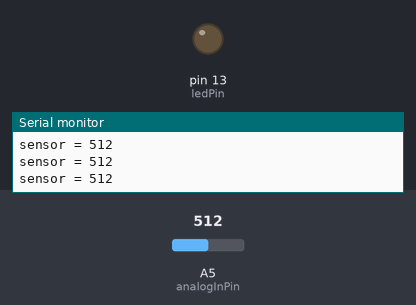
Simulated run of this sketch. Board: Arduino Uno, built with avr-gcc and run on an emulated ATmega328P. On the bench: output pins drawn as LEDs (lit = HIGH), the last lines printed to the serial monitor. Inputs (shaded band) come from the test bench; at power-on: A5 (analogInPin) = 512.

Above: at 1.2 s.
1.3 s: A5 (analogInPin) set to 582
2.8 s: A5 (analogInPin) set to 607
At 4.0 s:
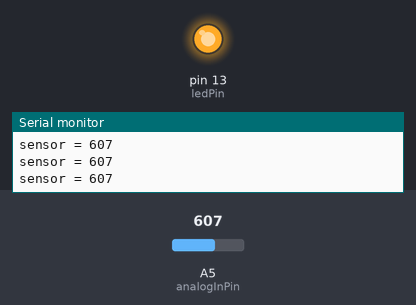
4.5 s: A5 (analogInPin) set to 590
At 5.5 s:
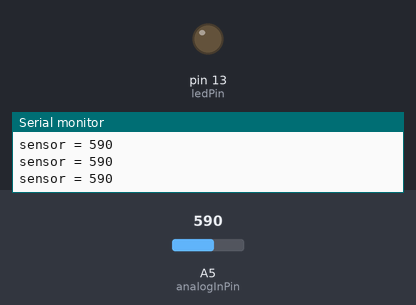
6.3 s: A5 (analogInPin) set to 610
At 7.0 s:
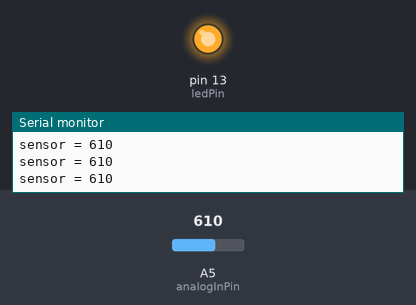
Timing chart, 0 to 9.1 s (numbered marks = the images above; inputs shaded):
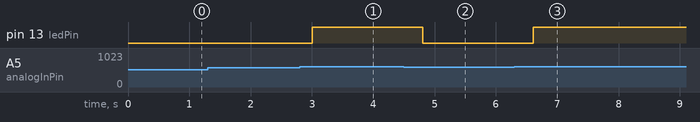

Measured:
- the behaviour switches between 600 and 601 on A5 (analogInPin) (found by bisection; images 0 and 1)
- after the input at 2.8 s, pin 13 (ledPin): LOW → HIGH after 0.21 s
- after the input at 4.5 s, pin 13 (ledPin): HIGH → LOW after 0.31 s
- after the input at 6.3 s, pin 13 (ledPin): LOW → HIGH after 0.31 s

The sketch:

BeamPhotoelectricSensorCode.ino
```cpp
int analogInPin = A5;  // Analog Pin that read the values from the sensor
int ledPin =13; // Pin that control the led to turn on and off.
int sensorValue = 0;   //Initial value for the sensor value

void setup() {
  // initialize serial communications at 9600 bps:
  Serial.begin(9600);
  pinMode(ledPin, OUTPUT);
}

void loop() {
  // read the analog in value:
  sensorValue = analogRead(analogInPin);
  Serial.print("sensor = " );
  Serial.println(sensorValue);
  delay(200);

  if(sensorValue>600)
  {
    //turn on the Led
    digitalWrite(ledPin,1);
  }
  else
  {
    //turn off the Led
    digitalWrite(ledPin,0);
  }
}
```
